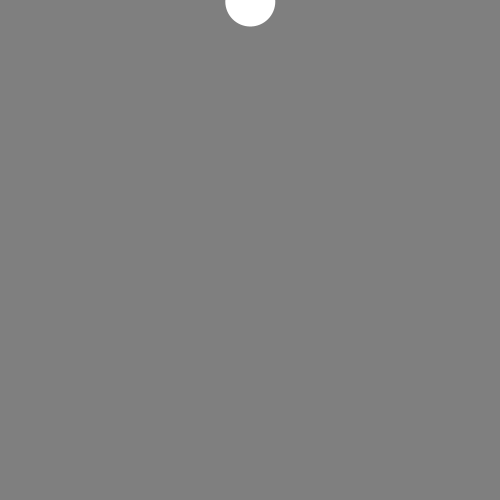
Frame 1 (no input)
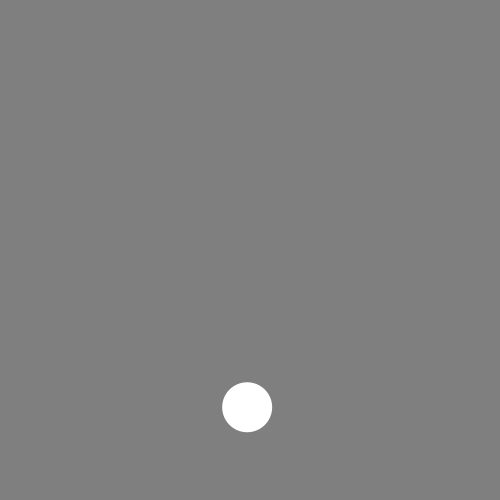
Frame 60 (the mouse pressed at the canvas centre just before this capture)
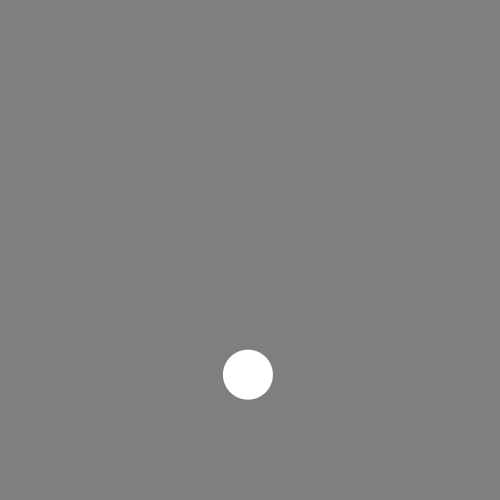
Frame 120 (the mouse held since frame 60 and released just before this capture)

The Processing sketch that drew these frames (run headless with seeded random() and noise(); from frame 60 on, the mouse is pressed at the canvas centre):

// Processing sketch: code09_08
// ── code09_08.pde
float y;
float x;
float speed_y; //縦方向の速度
 void setup(){
   size(500, 500);
   x = 250;
   y = 0;
   speed_y = 5;
}

void draw(){
  reset();
  fill(255);
  x = x + random(-1, 1);
  y = y + random(1, 3);
  ellipse(x, y, 50, 50);
  y = y + speed_y;
  if(y > 500){ 
    speed_y = speed_y * (-1); //+方向と-方向を入れ替える
  }
}

void reset(){
  fill(127);
  noStroke();
  rect(0, 0, width, height);
}
